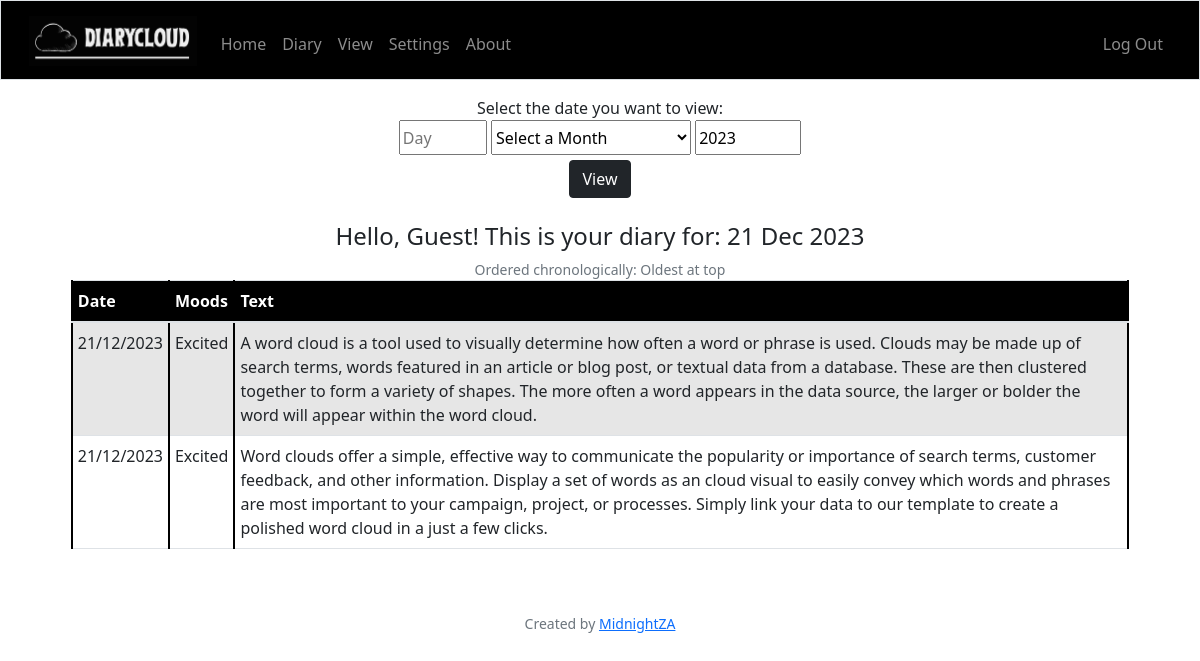
/view (signed in), run on the app's committed database.
### tables this page shows
CREATE TABLE "users" ("id" INTEGER PRIMARY KEY AUTOINCREMENT UNIQUE NOT NULL, "username" TEXT UNIQUE NOT NULL, "hash" TEXT NOT NULL, "name" TEXT NOT NULL DEFAULT 'To DiaryCloud');

CREATE TABLE 'userdata' ("id" INTEGER PRIMARY KEY AUTOINCREMENT UNIQUE NOT NULL, "mood" TEXT, "user_id" TEXT NOT NULL, 'year'  DATETIME NOT NULL  , 'month'  DATETIME NOT NULL  , 'day'  DATETIME NOT NULL  , 'notes' TEXT, 'image' BLOB, 'text' TEXT, FOREIGN KEY ("user_id") REFERENCES users(id));

### app.py (the view, shortened to what this page needs)
@app.route("/view", methods=["GET", "POST"])
@login_required
def view():
    userid = db.execute("SELECT name FROM users WHERE id = ?;", session['user_id'])[0]['name']
    apology = ""
    if request.method == "GET":
        date = datetime.now()
        year = date.year
        month = date.month
        day = date.day
        try:
            text_db = db.execute("SELECT day, month, year, mood, text FROM userdata WHERE user_id=? AND day=? AND month=? AND year=?;",session['user_id'],day, month, year)
        except:
            text_db = "No entries found"
        if len(text_db) == 0:
            apology = "No entries found"
        print(text_db)
        return render_template("view.html", name=userid, text_db=text_db, day=day, month=calendar.month_abbr[int(month)], year=year, apology=apology)

### app.py (called while the page is built)
@app.after_request
def after_request(response):
    response.headers["Cache-Control"] = "no-cache, no-store, must-revalidate"
    response.headers["Expires"] = 0
    response.headers["Pragma"] = "no-cache"
    return response

### helpers.py (called while the page is built)
def login_required(f):
    @wraps(f)
    def decorated_function(*args, **kwargs):
        if session.get("user_id") is None:
            return redirect("/login")
        return f(*args, **kwargs)
    return decorated_function

### templates/view.html (shortened to what this page needs)
{% extends "layout.html" %}
{% block main %}
    <div>
        <form action="/view" method="post">
            <p>Select the date you want to view: </p>
            <input type="number" name="day" id="day" placeholder="Day" min="1" max="31" autocomplete="off">
            <select class="month" name="month" id="month" value="{{ month }}">
                <option value="0">Select a Month</option>
            </select>
            <input type="number" name="year" id="year" placeholder="Year" min="2000" max="2050" value="{{ year }}" autocomplete="off">
            <br>
            <button class="btn btn-dark" id="view" type="submit">View</button>
        </form>
        <br>
        {% if apology != "No entries found" %}
            <h4>Hello, {{ name }}! This is your diary for: {{ day }} {{ month }} {{ year }}</h4>
            <p class="small text-center text-muted">Ordered chronologically: Oldest at top</p>
            <div class="diaryview">
                <table class="table table-hover table-striped">
                    <thead style="background-color: black; color: white;">
                        <tr>
                            <th class="text-start">Date</th>
                            <th class="text-start">Moods</th>
                            <th class="text-start">Text</th>
                        </tr>
                    </thead>
                    <tbody>
                        {% for row in text_db %}
                            <tr>
                                <td class="text-start">{{ row.day }}/{{ row.month }}/{{ row.year }}</td>
                                <td class="text-start">
                                    {% if not row.mood %}
                                        -
                                    {% else %}
                                        {% for word in row.mood.split() %}
                                            {{ word | capitalize }}
                                            <br>
                                        {% endfor %}
                                    {% endif %}
                                </td>
                                <td class="text-start">
                                    {% if not row.text %}
                                        -
                                    {% else %}
                                        {{ row.text }}
                                    {% endif %}
                                </td>
                            </tr>
                        {% endfor %}
                    </tbody>
                </table>
            </div>
        {% else %}
            <h4>Hello, {{ name }}! You do not have any entries for: {{ day }} {{ month }} {{ year }}</h4>
            <p>Head over to your <a href="/diary">diary</a> to make an entry</p>
        {% endif %}
    </div>
{% endblock %}

### templates/layout.html (shortened to what this page needs)
<!DOCTYPE html>
<html lang="en">
    <head>
        <link rel="stylesheet" href="https://cdn.jsdelivr.net/npm/bootstrap@4.1.3/dist/css/bootstrap.min.css">
        <link href="https://cdn.jsdelivr.net/npm/bootstrap@5.1.3/dist/css/bootstrap.min.css" rel="stylesheet">
        <link href="/static/styles.css" rel="stylesheet">
        <link href="/static/accordian.css" rel="stylesheet">
    </head>
    <body>
        <nav class="border navbar navbar-expand-md navbar-dark" style="background-color: black;">
            <div class="container-fluid">
                <a class="navbar-brand" href="/"><img src="static/logo_main.png" alt="Logo of DiaryCloud" height="50" filter=""></a>
                <div class="collapse navbar-collapse" id="navbar">
                    {% if session["user_id"] %}
                        <ul class="navbar-nav me-auto mt-2">
                            <li class="nav-item"><a class="nav-link" href="/">Home</a></li>
                            <li class="nav-item"><a class="nav-link" href="/diary">Diary</a></li>
                            <li class="nav-item"><a class="nav-link" href="/view">View</a></li>
                            <li class="nav-item"><a class="nav-link" href="/settings">Settings</a></li>
                            <li class="nav-item"><a class="nav-link" href="/about">About</a></li>
                        </ul>
                        <ul class="navbar-nav ms-auto mt-2">
                            <li class="nav-item"><a class="nav-link" href="/logout">Log Out</a></li>
                        </ul>
                    {% endif %}
                </div>
            </div>
        </nav>
        <main class="container-fluid py-5 text-center">
            {% block main %}{% endblock %}
        </main>
        <footer class="mb-5 small text-center text-muted">
            Created by <a href="https://github.com/MidnightZA">MidnightZA</a>
        </footer>
    </body>
</html>

### static/styles.css (style rules this page uses)
nav .navbar-brand { font-size: xx-large; filter: invert(1); }
input { height: 35px; }
#view { margin-top: 5px; }
p { margin-top: 0; margin-bottom: 0; }
div.diaryview { background-color: inherit; text-align: left; padding-left: 5%; padding-right: 5%; }
.table>:not(caption)>*>* { padding-left: 5px; padding-right: 5px; border-left: 2px solid black; border-right: 2px solid black; }
select.month { height: 35px; width:200px; }
.py-5 { padding-top: 1rem!important; padding-bottom: 3rem!important; }

### data on the page
users: name "Guest"
userdata: day "21", month "12", year "2023", mood "Excited", text "A word cloud is a tool used to visually determine how often a word or phrase is used. Clouds may be made up of search terms, words featured in an article or blog post, or textual data from a database. These are then clustered together to form a variety of shapes. The more often a word appears in the data source, the larger or bolder the word will appear within the word cloud."
userdata: day "21", month "12", year "2023", mood "Excited", text "Word clouds offer a simple, effective way to communicate the popularity or importance of search terms, customer feedback, and other information. Display a set of words as an cloud visual to easily convey which words and phrases are most important to your campaign, project, or processes. Simply link your data to our template to create a polished word cloud in a just a few clicks."

### other printed values
{{ day }} "21"
{{ month }} "Dec"
{{ year }} "2023"
